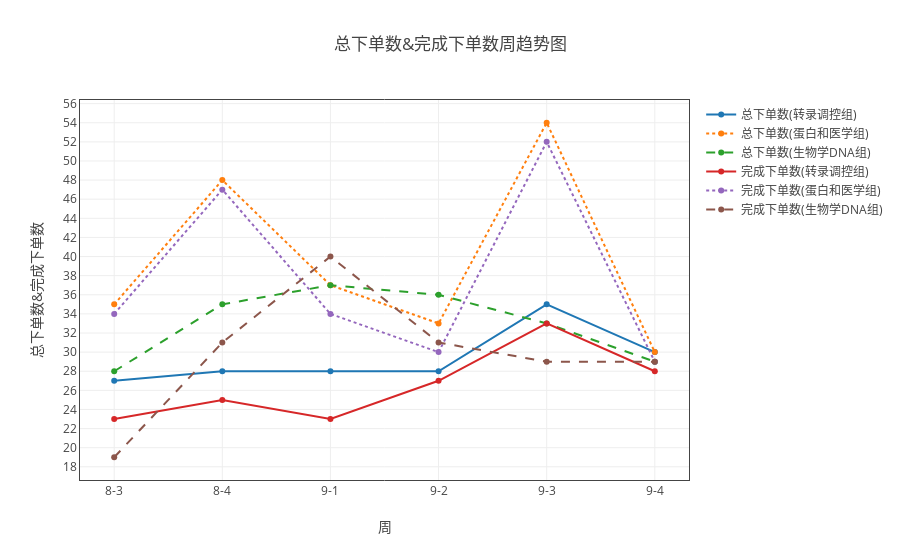

Source (notebook cell):
### Markdown cell above
#### 总下单数和完成下单数

### Code cell
ss=myModule.format(all_dict ,"日期" ,['总下单数', '完成下单数'])
ss.add_group('组别')
tt = myModule.myPlot(ss.groupby('sum'))
tt.plot('line')

### Figure 1 — Plotly figure (JSON) as saved in the notebook; plotly's stock layout.template omitted (floating-point values rounded to 4 significant figures)
{"data": [{"line": {"dash": "solid"}, "name": "总下单数(转录调控组)", "type": "scatter", "uid": "4729e49e-cb6f-11e8-9f25-509a4c0f1ffc", "x": ["8-3", "8-4", "9-1", "9-2", "9-3", "9-4"], "y": [27, 28, 28, 28, 35, 30]}, {"line": {"dash": "dot"}, "name": "总下单数(蛋白和医学组)", "type": "scatter", "uid": "4729e49f-cb6f-11e8-bab0-509a4c0f1ffc", "x": ["8-3", "8-4", "9-1", "9-2", "9-3", "9-4"], "y": [35, 48, 37, 33, 54, 30]}, {"line": {"dash": "dash"}, "name": "总下单数(生物学DNA组)", "type": "scatter", "uid": "4729e4a0-cb6f-11e8-baec-509a4c0f1ffc", "x": ["8-3", "8-4", "9-1", "9-2", "9-3", "9-4"], "y": [28, 35, 37, 36, 33, 29]}, {"line": {"dash": "solid"}, "name": "完成下单数(转录调控组)", "type": "scatter", "uid": "4729e4a1-cb6f-11e8-9966-509a4c0f1ffc", "x": ["8-3", "8-4", "9-1", "9-2", "9-3", "9-4"], "y": [23, 25, 23, 27, 33, 28]}, {"line": {"dash": "dot"}, "name": "完成下单数(蛋白和医学组)", "type": "scatter", "uid": "4729e4a2-cb6f-11e8-8acd-509a4c0f1ffc", "x": ["8-3", "8-4", "9-1", "9-2", "9-3", "9-4"], "y": [34, 47, 34, 30, 52, 29]}, {"line": {"dash": "dash"}, "name": "完成下单数(生物学DNA组)", "type": "scatter", "uid": "4729e4a3-cb6f-11e8-a2f7-509a4c0f1ffc", "x": ["8-3", "8-4", "9-1", "9-2", "9-3", "9-4"], "y": [19, 31, 40, 31, 29, 29]}], "layout": {"title": "总下单数&完成下单数周趋势图", "xaxis": {"mirror": "all", "nticks": 20, "showgrid": true, "showline": true, "title": "周", "zeroline": true}, "yaxis": {"mirror": "all", "nticks": 20, "showgrid": true, "showline": true, "title": "总下单数&完成下单数", "zeroline": true}}}
